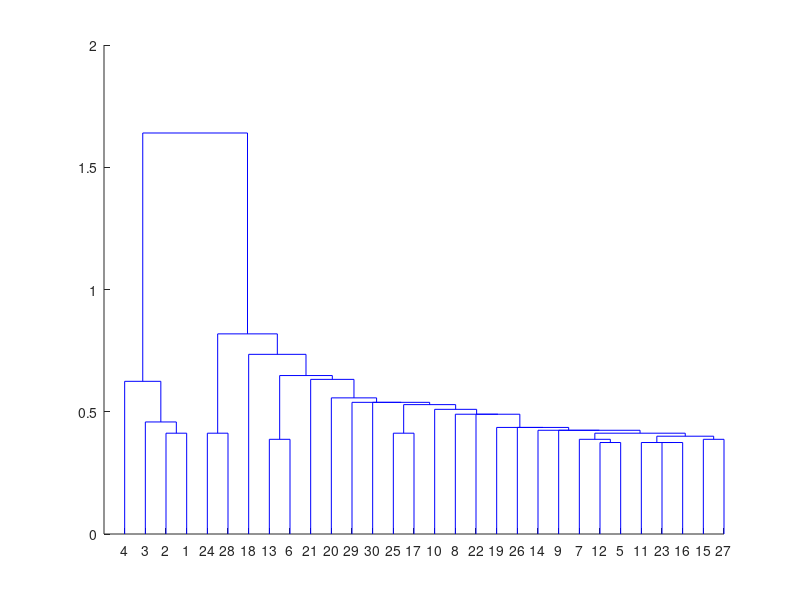

Recreate this plot in MATLAB.
clear all;
close all;
clc;

load fisheriris.mat;
D = pdist(meas);
z = linkage(D);
figure, dendrogram(z);
z2 = linkage(meas, 'single',{'minkowski', 2})